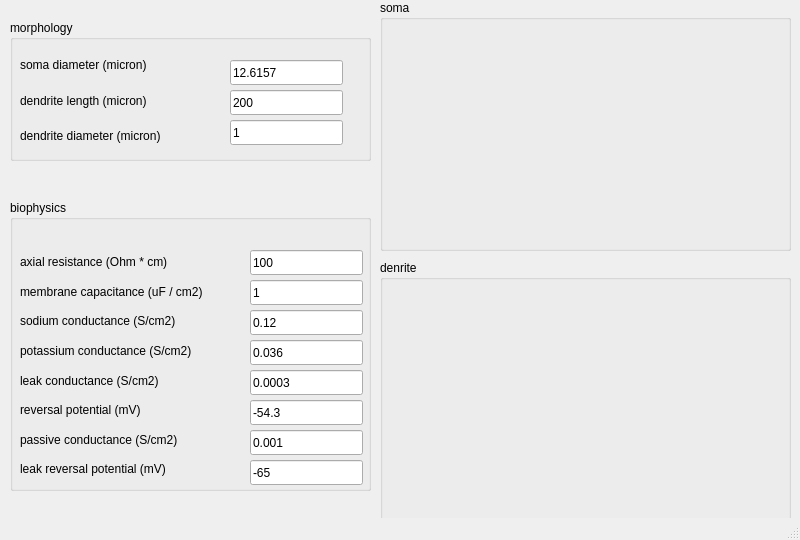
<?xml version="1.0" encoding="UTF-8"?>
<ui version="4.0">
 <class>MainWindow</class>
 <widget class="QMainWindow" name="MainWindow">
  <property name="geometry">
   <rect>
    <x>0</x>
    <y>0</y>
    <width>800</width>
    <height>540</height>
   </rect>
  </property>
  <property name="windowTitle">
   <string>MainWindow</string>
  </property>
  <widget class="QWidget" name="centralwidget">
   <widget class="QGroupBox" name="dendrite_plot_group">
    <property name="geometry">
     <rect>
      <x>380</x>
      <y>260</y>
      <width>411</width>
      <height>271</height>
     </rect>
    </property>
    <property name="title">
     <string>denrite</string>
    </property>
   </widget>
   <widget class="QGroupBox" name="soma_plot_group">
    <property name="geometry">
     <rect>
      <x>380</x>
      <y>0</y>
      <width>411</width>
      <height>251</height>
     </rect>
    </property>
    <property name="title">
     <string>soma</string>
    </property>
   </widget>
   <widget class="QGroupBox" name="groupBox">
    <property name="geometry">
     <rect>
      <x>10</x>
      <y>20</y>
      <width>361</width>
      <height>141</height>
     </rect>
    </property>
    <property name="title">
     <string>morphology</string>
    </property>
    <widget class="QWidget" name="layoutWidget">
     <property name="geometry">
      <rect>
       <x>10</x>
       <y>30</y>
       <width>186</width>
       <height>101</height>
      </rect>
     </property>
     <layout class="QVBoxLayout" name="verticalLayout">
      <item>
       <widget class="QLabel" name="label">
        <property name="text">
         <string>soma diameter (micron)</string>
        </property>
       </widget>
      </item>
      <item>
       <widget class="QLabel" name="label_2">
        <property name="text">
         <string>dendrite length (micron)</string>
        </property>
       </widget>
      </item>
      <item>
       <widget class="QLabel" name="label_3">
        <property name="text">
         <string>dendrite diameter (micron)</string>
        </property>
       </widget>
      </item>
     </layout>
    </widget>
    <widget class="QLineEdit" name="edit_dendrite_diameter">
     <property name="geometry">
      <rect>
       <x>220</x>
       <y>100</y>
       <width>113</width>
       <height>25</height>
      </rect>
     </property>
     <property name="text">
      <string>1</string>
     </property>
    </widget>
    <widget class="QLineEdit" name="edit_soma_diameter">
     <property name="geometry">
      <rect>
       <x>220</x>
       <y>40</y>
       <width>113</width>
       <height>25</height>
      </rect>
     </property>
     <property name="text">
      <string>12.6157</string>
     </property>
    </widget>
    <widget class="QLineEdit" name="edit_dendrite_length">
     <property name="geometry">
      <rect>
       <x>220</x>
       <y>70</y>
       <width>113</width>
       <height>25</height>
      </rect>
     </property>
     <property name="text">
      <string>200</string>
     </property>
    </widget>
   </widget>
   <widget class="QGroupBox" name="groupBox_2">
    <property name="geometry">
     <rect>
      <x>10</x>
      <y>200</y>
      <width>361</width>
      <height>291</height>
     </rect>
    </property>
    <property name="title">
     <string>biophysics</string>
    </property>
    <widget class="QWidget" name="layoutWidget">
     <property name="geometry">
      <rect>
       <x>10</x>
       <y>50</y>
       <width>230</width>
       <height>231</height>
      </rect>
     </property>
     <layout class="QVBoxLayout" name="verticalLayout_2">
      <item>
       <widget class="QLabel" name="label_4">
        <property name="text">
         <string>axial resistance (Ohm * cm)</string>
        </property>
       </widget>
      </item>
      <item>
       <widget class="QLabel" name="label_5">
        <property name="text">
         <string>membrane capacitance (uF / cm2)</string>
        </property>
       </widget>
      </item>
      <item>
       <widget class="QLabel" name="label_6">
        <property name="text">
         <string>sodium conductance (S/cm2)</string>
        </property>
       </widget>
      </item>
      <item>
       <widget class="QLabel" name="label_7">
        <property name="text">
         <string>potassium conductance (S/cm2)</string>
        </property>
       </widget>
      </item>
      <item>
       <widget class="QLabel" name="label_8">
        <property name="text">
         <string>leak conductance (S/cm2)</string>
        </property>
       </widget>
      </item>
      <item>
       <widget class="QLabel" name="label_9">
        <property name="text">
         <string>reversal potential (mV)</string>
        </property>
       </widget>
      </item>
      <item>
       <widget class="QLabel" name="label_10">
        <property name="text">
         <string>passive conductance (S/cm2)</string>
        </property>
       </widget>
      </item>
      <item>
       <widget class="QLabel" name="label_11">
        <property name="text">
         <string>leak reversal potential (mV)</string>
        </property>
       </widget>
      </item>
     </layout>
    </widget>
    <widget class="QLineEdit" name="edit_leak_reversal_potential">
     <property name="geometry">
      <rect>
       <x>240</x>
       <y>260</y>
       <width>113</width>
       <height>25</height>
      </rect>
     </property>
     <property name="text">
      <string>-65</string>
     </property>
    </widget>
    <widget class="QLineEdit" name="edit_membrane_capacitance">
     <property name="geometry">
      <rect>
       <x>240</x>
       <y>80</y>
       <width>113</width>
       <height>25</height>
      </rect>
     </property>
     <property name="text">
      <string>1</string>
     </property>
    </widget>
    <widget class="QLineEdit" name="edit_leak_conductance">
     <property name="geometry">
      <rect>
       <x>240</x>
       <y>170</y>
       <width>113</width>
       <height>25</height>
      </rect>
     </property>
     <property name="text">
      <string>0.0003</string>
     </property>
    </widget>
    <widget class="QLineEdit" name="edit_reversal_potential">
     <property name="geometry">
      <rect>
       <x>240</x>
       <y>200</y>
       <width>113</width>
       <height>25</height>
      </rect>
     </property>
     <property name="text">
      <string>-54.3</string>
     </property>
    </widget>
    <widget class="QLineEdit" name="edit_sodium_conductance">
     <property name="geometry">
      <rect>
       <x>240</x>
       <y>110</y>
       <width>113</width>
       <height>25</height>
      </rect>
     </property>
     <property name="text">
      <string>0.12</string>
     </property>
    </widget>
    <widget class="QLineEdit" name="edit_passive_conductance">
     <property name="geometry">
      <rect>
       <x>240</x>
       <y>230</y>
       <width>113</width>
       <height>25</height>
      </rect>
     </property>
     <property name="text">
      <string>0.001</string>
     </property>
    </widget>
    <widget class="QLineEdit" name="edit_axial_resistance">
     <property name="geometry">
      <rect>
       <x>240</x>
       <y>50</y>
       <width>113</width>
       <height>25</height>
      </rect>
     </property>
     <property name="text">
      <string>100</string>
     </property>
    </widget>
    <widget class="QLineEdit" name="edit_potassium_conductance">
     <property name="geometry">
      <rect>
       <x>240</x>
       <y>140</y>
       <width>113</width>
       <height>25</height>
      </rect>
     </property>
     <property name="text">
      <string>0.036</string>
     </property>
    </widget>
   </widget>
  </widget>
  <widget class="QMenuBar" name="menubar">
   <property name="geometry">
    <rect>
     <x>0</x>
     <y>0</y>
     <width>800</width>
     <height>22</height>
    </rect>
   </property>
  </widget>
  <widget class="QStatusBar" name="statusbar"/>
 </widget>
 <resources/>
 <connections/>
</ui>
